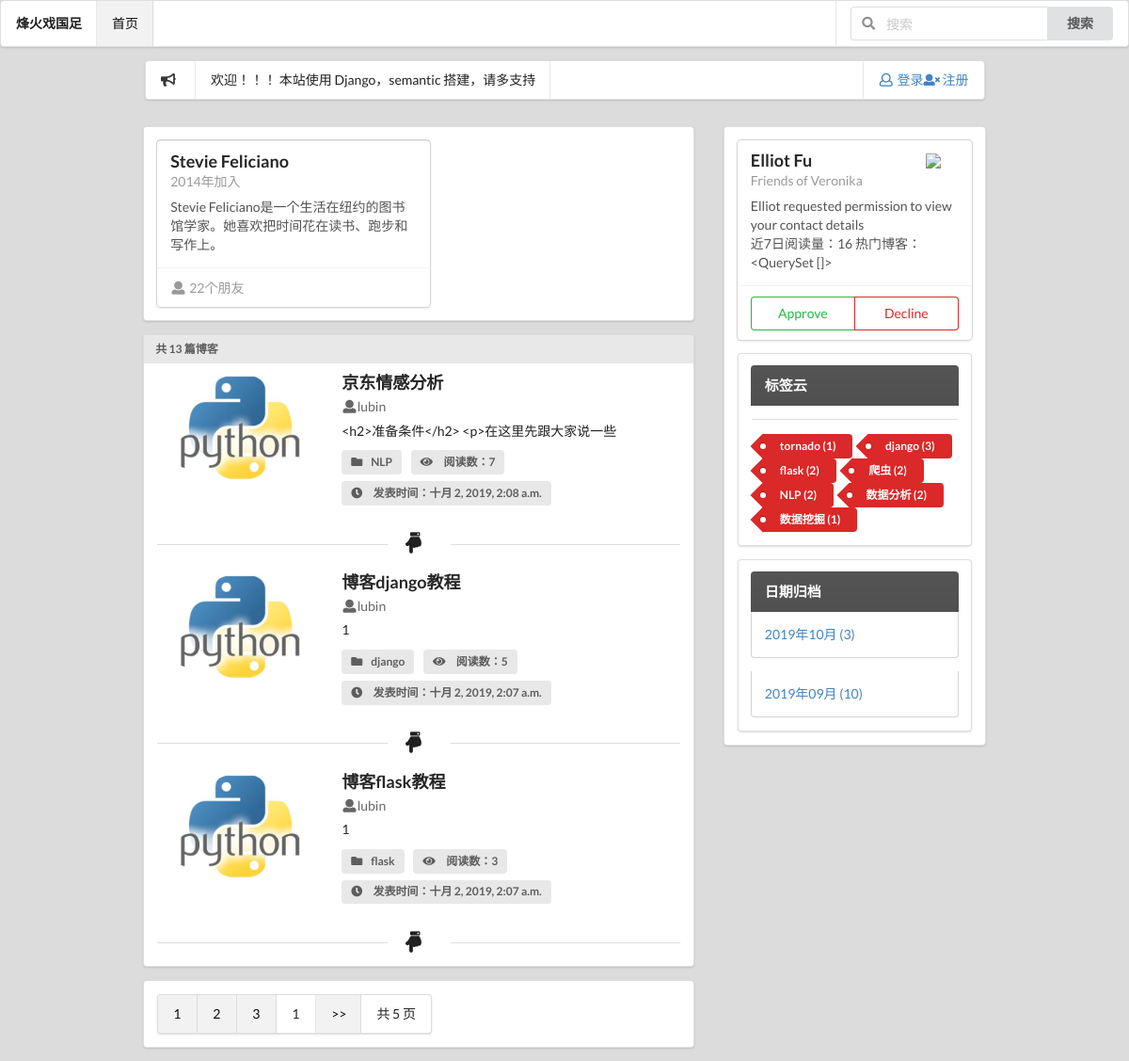
/blog/, run on an earlier commit of the app's database.
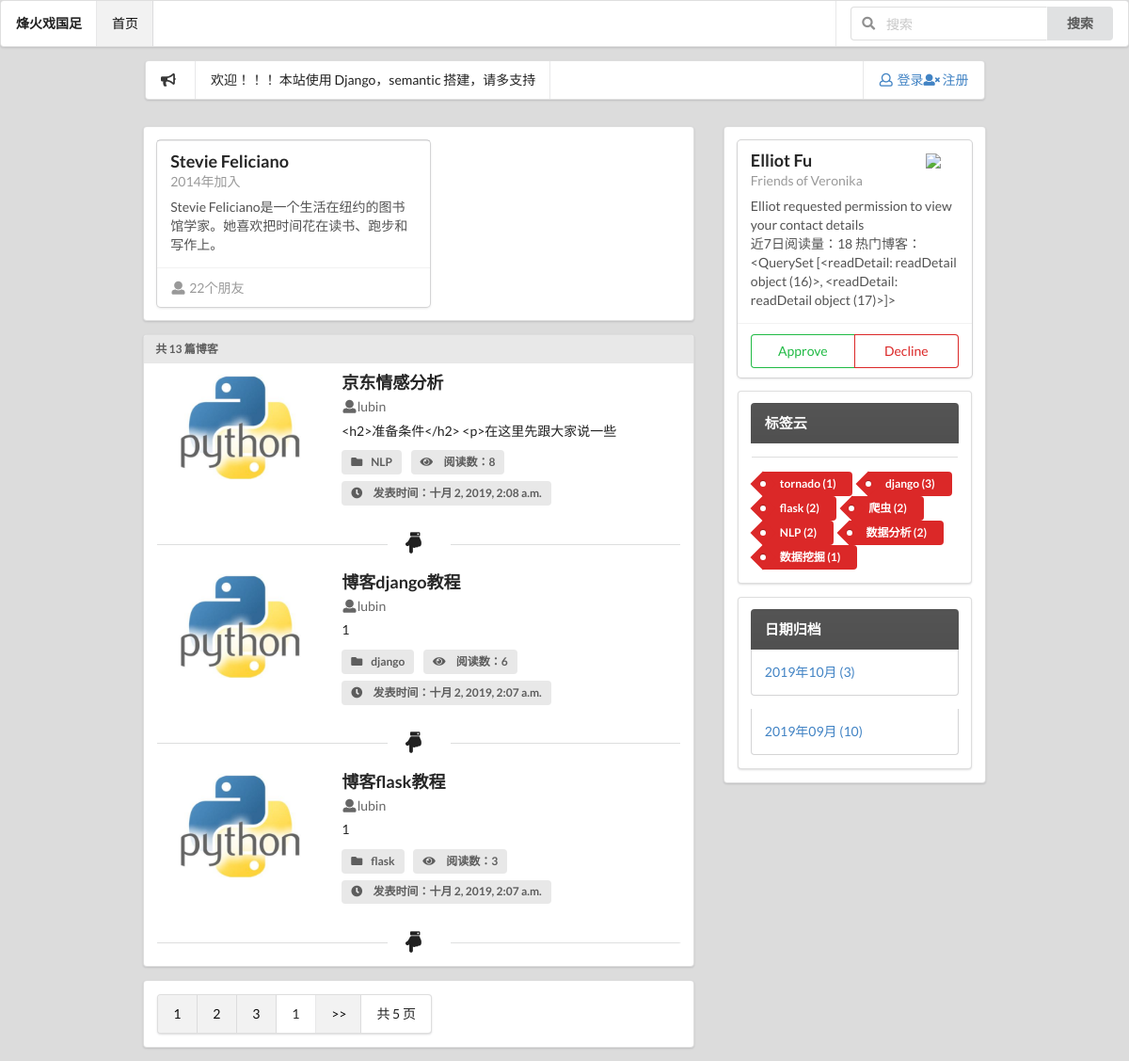
And on a later commit of the database.
### blog/models.py (models this page shows, shortened)
class Blog(models.Model,readNumMethod):
    blogTitle=models.CharField(max_length=30)
    blogContent=RichTextUploadingField()
    blogAuthor=models.ForeignKey(User,on_delete=models.DO_NOTHING)
    blog_createdTime=models.DateTimeField(auto_now_add=True)
    blog_updatedTime=models.DateTimeField(auto_now=True)
    blogType=models.ForeignKey(BlogType,on_delete=models.DO_NOTHING)
    blog_img=models.ImageField(upload_to="blogImage",default='blogImage/default.jpg')
    class Meta:
        ordering=['-blog_createdTime']

class BlogType(models.Model):
    typeName=models.CharField(max_length=8)
    def __str__(self):
        return self.typeName

### read_record/models.py (models this page shows)
class readNum(models.Model):
    read_num=models.IntegerField(default=0)
    content_type = models.ForeignKey(ContentType,on_delete=models.DO_NOTHING)
    object_id = models.PositiveIntegerField()
    content_object = GenericForeignKey('content_type', 'object_id')

class readDetail(models.Model):
    date= models.DateField(default=timezone.now)
    read_num = models.IntegerField(default=0)
    content_type = models.ForeignKey(ContentType, on_delete=models.DO_NOTHING)
    object_id = models.PositiveIntegerField()
    content_object = GenericForeignKey('content_type', 'object_id')

### blog/views.py (the view)
# urls.py: path('',blog_list,name="blog_list"),
def blog_list(request):
    Blogs=Blog.objects.all()
    context=sidebar(request)    #右侧分类标签
    context['Blogs'] = Blogs    #所有博客
    context['pageBlogs']= Pages(request,Blogs)  #分页博客
    blog_content_type=ContentType.objects.get_for_model(Blog)
    context['read_seven_sums']=get_seven_days_readNum(blog_content_type)
    context['hot_blogs'] = get_hot(blog_content_type)
    return render(request,'blog_list.html',context)

### blog/util.py (called while the page is built)
def get_seven_days_readNum(content_type):
    today=timezone.now().date()
    read_nums=[]
    for i in range(6,-1,-1):
        date=today-datetime.timedelta(days=i)
        read_details=readDetail.objects.filter(content_type=content_type,date=date)
        result=read_details.aggregate(read_num_sums=Sum('read_num'))
        read_nums.append(result['read_num_sums'] or 0)
    read_seven_sums= sum(read_nums)
    return read_seven_sums

def get_hot(content_type):
    today = timezone.now().date()
    read_details = readDetail.objects.filter(content_type=content_type, date=today).order_by('-read_num')
    return read_details

### blog/views.py (called while the page is built)
def sidebar(request):
    context = {}
    context['right_typeNames'] = BlogType.objects.annotate(typeCount=Count('blog'))
    _Month= Blog.objects.dates('blog_createdTime','month',order='DESC')# 返回时间QuerySet
    blog_date_dict={}
    for blog_date in _Month:
        blog_count=Blog.objects.filter(blog_createdTime__year=blog_date.year,
                                 blog_createdTime__month=blog_date.month).count()
        blog_date_dict[blog_date]=blog_count
    context['blog_dates']=blog_date_dict
    return context

### templates/html/blog_list.html (shortened to what the changed rows need)
{% extends 'index.html' %}
{% block content %}
<div class="ui two column centered grid">
    <div class="four column centered row">
        <div class="eight wide column">
            <div class="ui segment">
                    {% for blog in pageBlogs %}
                    <div class="ui divided items">
                        <div class="item">
                            <div class="image">
                                <img src={{ blog.blog_img.url }}>
                            </div>
                            <div class="content">
                                <a class="header" href="{% url 'blog_detail' blog.id %}">{{ blog.blogTitle }}</a>
                                <div class="meta">
                                    <span class="cinema"><i class="user icon"></i>{{ blog.blogAuthor }}</span>
                                </div>
                                <div class="description">
                                    <p>{{ blog.blogContent  | truncatechars:30}}</p>
                                </div>
                                <div class="extra">
                                    <div class="ui label" href="{% url 'blog_with_type' blog.blogType.id %}"><i class="folder icon"></i>{{ blog.blogType }}</div>
                                    <div class="ui label"><i class="eye icon"></i> 阅读数：{{ blog.get_read_num }}</div>
                                    <div class="ui label"><i class="clock icon"></i> 发表时间：{{ blog.blog_createdTime }}</div>
                                </div>
                            </div>
                        </div>
                    </div>
              <h4 class="ui  horizontal divider header">
                <i class="hand point down  icon"></i>
            </h4>
                    {% empty %}
                       <p>暂无博客，敬请期待</p>
                    {% endfor %}
            </div>
         </div>
        <div class="four wide column">
            <div class="ui segment">
                <div class="ui cards">
                  <div class="card">
                    <div class="content">
                      <img class="right floated mini ui image" src="../images/avatar/large/elliot.jpg">
                      <div class="header">
                        Elliot Fu
                      </div>
                      <div class="meta">
                        Friends of Veronika
                      </div>
                      <div class="description">
                        Elliot requested permission to view your contact details
                      </div>
                        <div class="description">
                        近7日阅读量：{{ read_seven_sums }}
                        热门博客：{{ hot_blogs }}
                      </div>
                    </div>
                  </div>
                </div>
        </div>
    </div>
    </div>
{% endblock %}

What changed in the data, as far as the page shows it:
changed through a linked row, Blog "京东情感分析": get_read_num "7" → "8"
changed through a linked row, Blog "博客django教程": get_read_num "5" → "6"
added readDetail: id "<QuerySet [<readDetail: readDetail object (16)>, <readDetail: readDetail object (17)>]>"
Also different on the page:
{{ read_seven_sums }}: "16" → "18"
{{ hot_blogs }}: "<QuerySet []>" → (not shown)
